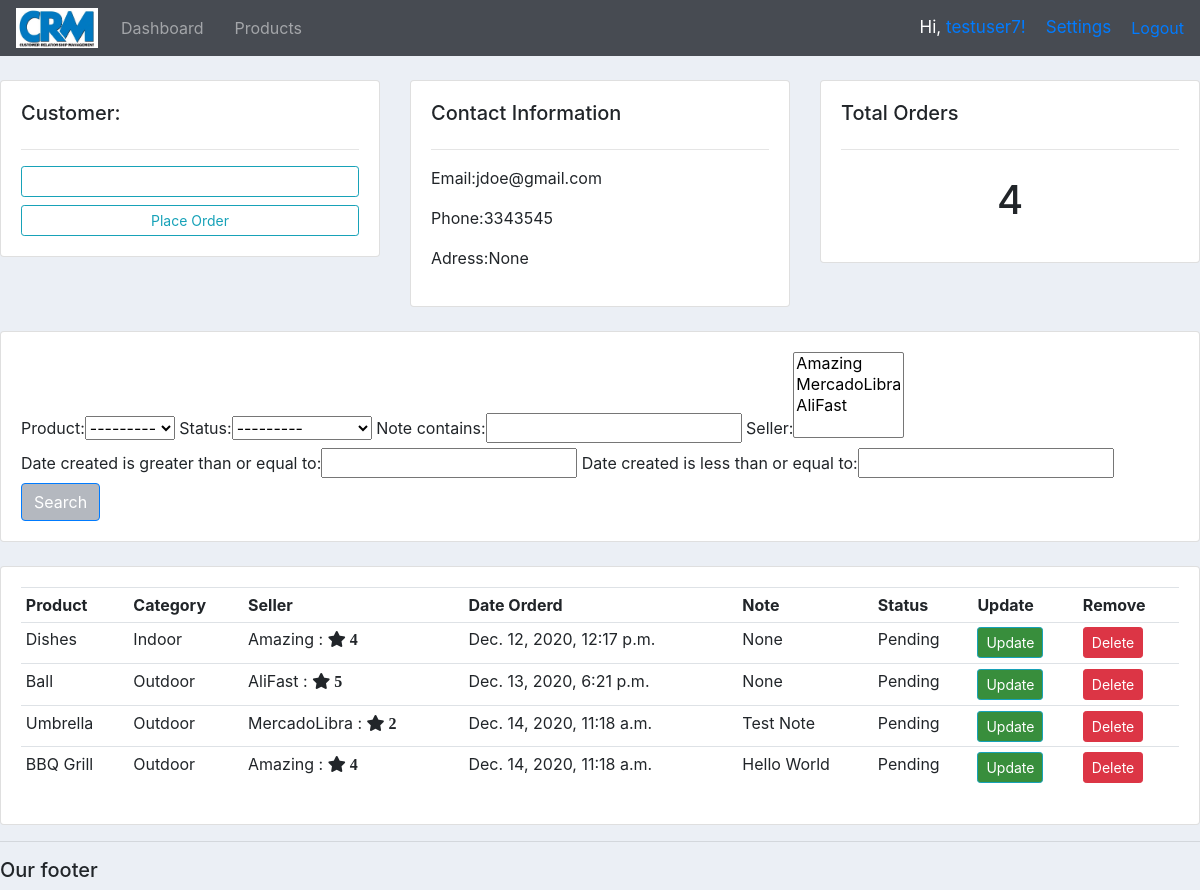
The page /customers/1/ (signed in) on the database as committed earlier.
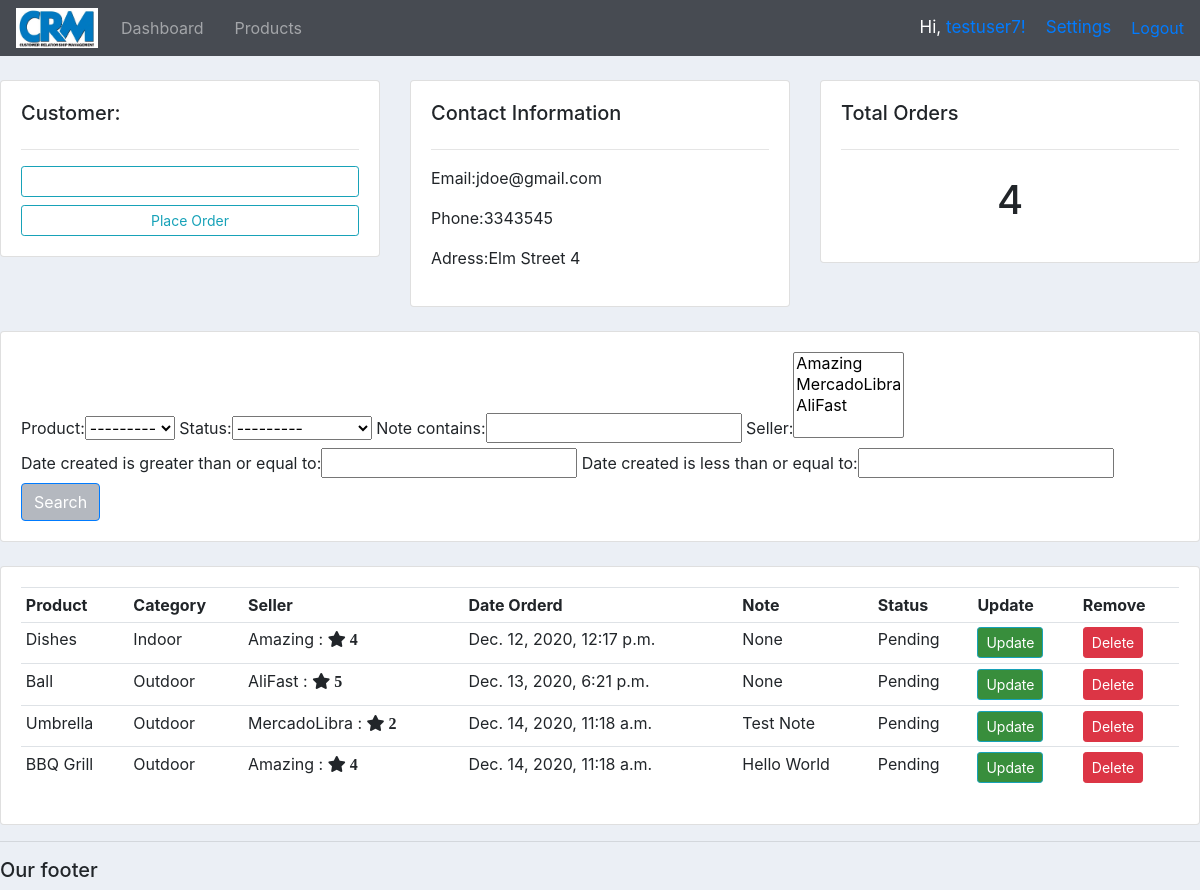
The same page on the database as committed later.
### accounts/models.py (models this page shows, shortened)
class Customer(models.Model):
    user = models.OneToOneField(User, null=True, blank=True, on_delete=models.CASCADE)
    name = models.CharField(max_length=64, null=True)
    phone = models.CharField(max_length=64, null=True)
    email = models.CharField(max_length=64, null=True)
    profile_pic = models.ImageField(default="profile2.png", null=True, blank=True)
    adress = models.CharField(max_length=64, null=True)
    date_created = models.DateTimeField(auto_now_add=True, null=True)

### accounts/views.py (the view)
# urls.py: path('customers/<str:pk>/', views.customers, name="customers"),
@login_required(login_url="accounts:login")
def customers(request, pk):
    customer = Customer.objects.get(id=pk)
    orders = customer.order_set.all()
    total_orders = orders.count()
    my_filter = order_filter(request.GET, queryset=orders)
    orders = my_filter.qs
    context = {'customer':customer, 'orders':orders,
               'total_orders':total_orders,
               'my_filter':my_filter}
    return render(request, 'accounts/customers.html', context)

### accounts/models.py (called while the page is built)
    def __str__(self):
        return self.name

    def __str__(self):
        return self.name

### accounts/templates/accounts/customers.html (shortened to what this page needs)
{% extends "accounts/main.html" %}
{% block content %}
  <br>
  <div class="row">
  	<div class="col-md">
  		<div class="card card-body">
  			<h5>Customer:</h5>
  			<hr>
  			<a class="btn btn-outline-info  btn-sm btn-block" href="">Update Customer</a>
  			<a class="btn btn-outline-info  btn-sm btn-block"
           href="{% url 'accounts:create_order' customer.id %}">Place Order</a>
  		</div>
  	</div>
  	<div class="col-md">
  		<div class="card card-body">
  			<h5>Contact Information</h5>
  			<hr>
  			<p>Email:{{customer.email}}</p>
  			<p>Phone:{{customer.phone}}</p>
        <p>Adress:{{customer.adress}}</p>
  		</div>
  	</div>
  	<div class="col-md">
  		<div class="card card-body">
  			<h5>Total Orders</h5>
  			<hr>
  			<h1 style="text-align: center;padding: 10px">{{total_orders}}</h1>
  		</div>
  	</div>
  </div>
  <br>
  <div class="row">
  	<div class="col">
  		<div class="card card-body">
  			<form method="GET">
            {{my_filter.form}}
  		    <button id="custom_btn1" class="btn btn-primary" type="submit">Search</button>
  		  </form>
  		</div>
  	</div>
  </div>
  <br>
  <div class="row">
  	<div class="col-md">
  		<div class="card card-body">
  			<table class="table table-sm">
  				<tr>
  					<th>Product</th>
  					<th>Category</th>
            <th>Seller</th>
  					<th>Date Orderd</th>
            <th>Note</th>
  					<th>Status</th>
  					<th>Update</th>
  					<th>Remove</th>
  				</tr>
          {% for order in orders %}
            <tr>
              <td>{{order.product}}</td>
              <td>{{order.product.category}}</td>
              <td>{{order.product.seller}} : <i class="fa fa-star" aria-hidden="true"> {{order.product.seller.rating}}</i></td>
              <td>{{order.date_created}}</td>
              <td>{{order.note}}</td>
              <td>{{order.status}}</td>
              <td><a id="custom_btn3" class="btn btn-sm btn-info" href="{% url 'accounts:update_order' order.id %}">Update</a></td>
  						<td><a class="btn btn-sm btn-danger" href="{% url 'accounts:delete_order' order.id %}">Delete</a></td>
            </tr>
          {% endfor %}
  			</table>
  		</div>
  	</div>
  </div>
{% endblock %}

Rows that differ between the two databases and show on the page:
changed Customer "jdoe@gmail.com": adress "None" → "Elm Street 4"
